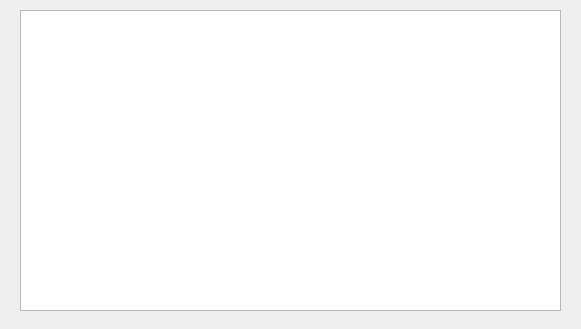
<?xml version="1.0" encoding="UTF-8"?>
<ui version="4.0">
 <class>showschedule</class>
 <widget class="QWidget" name="showschedule">
  <property name="geometry">
   <rect>
    <x>0</x>
    <y>0</y>
    <width>581</width>
    <height>329</height>
   </rect>
  </property>
  <property name="windowTitle">
   <string>showschedule</string>
  </property>
  <property name="styleSheet">
   <string notr="true"/>
  </property>
  <widget class="QTableView" name="scheduletable">
   <property name="geometry">
    <rect>
     <x>20</x>
     <y>10</y>
     <width>541</width>
     <height>301</height>
    </rect>
   </property>
  </widget>
 </widget>
 <layoutdefault spacing="6" margin="11"/>
 <resources>
  <include location="login1.qrc"/>
 </resources>
 <connections/>
 <slots>
  <slot>go_buttonclick()</slot>
 </slots>
</ui>
